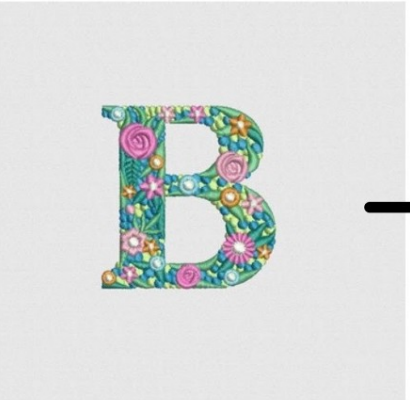
#> input picture HOG/B.jpg, 410 x 400 px
$ python hog.py
#> lines starting #> are read from the running program, lines starting #| are printed output that depends on the picture
import matplotlib.pyplot as plt
from ipFunctions import *
from skimage import io
from skimage import color
from skimage.transform import resize
import math
from skimage.feature import hog
import numpy as np

img = resize(plt.imread("B.jpg"), (128, 64))
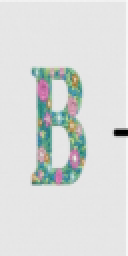
#> img: shape (128, 64, 4) float32 (shown 2 times larger); mean R, G, B, A 0.853, 0.864, 0.86, 1

plt.imshow(img)

# [4 lines of commented-out code are left out]
plt.show()
